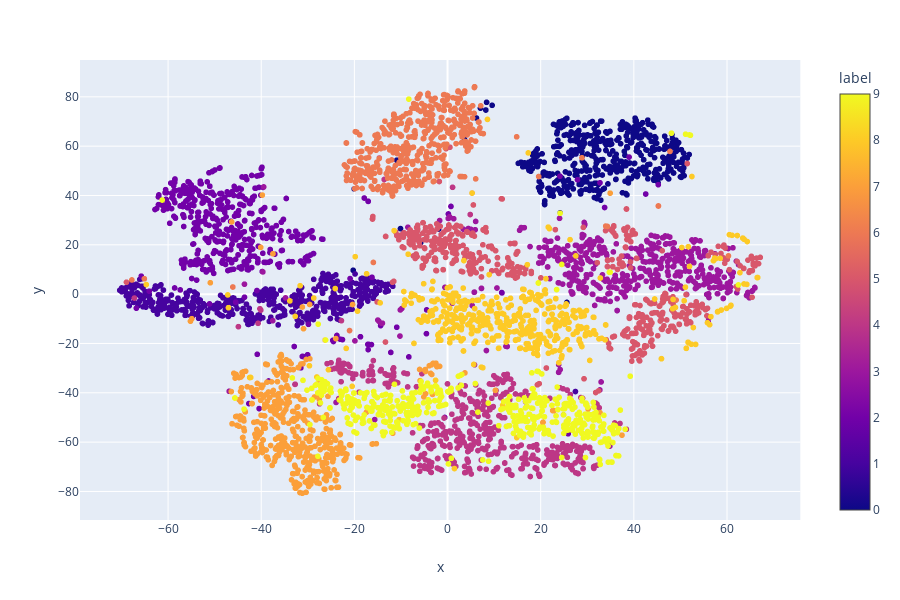

Notebook code cell kept with this figure:
### Code cell
px.scatter(data_frame=tsne_df,x='x',y='y',color='label')

### Figure 1 — Plotly figure (JSON) as saved in the notebook; plotly's stock layout.template omitted (floating-point values rounded to 4 significant figures; data arrays with more than 128 entries replaced by an {"elided": "..."} marker saying what was removed)
{"data": [{"hoverlabel": {"namelength": 0}, "hovertemplate": "x=%{x}<br>y=%{y}<br>label=%{marker.color}", "legendgroup": "", "marker": {"color": {"elided": "5000 int values"}, "coloraxis": "coloraxis", "symbol": "circle"}, "mode": "markers", "name": "", "showlegend": false, "type": "scattergl", "x": {"elided": "5000 float values"}, "xaxis": "x", "y": {"elided": "5000 float values"}, "yaxis": "y"}], "layout": {"coloraxis": {"colorbar": {"title": {"text": "label"}}, "colorscale": [[0, "#0d0887"], [0.1111, "#46039f"], [0.2222, "#7201a8"], [0.3333, "#9c179e"], [0.4444, "#bd3786"], [0.5556, "#d8576b"], [0.6667, "#ed7953"], [0.7778, "#fb9f3a"], [0.8889, "#fdca26"], [1, "#f0f921"]]}, "height": 600, "legend": {"tracegroupgap": 0}, "margin": {"t": 60}, "xaxis": {"anchor": "y", "domain": [0, 0.98], "title": {"text": "x"}}, "yaxis": {"anchor": "x", "domain": [0, 1], "title": {"text": "y"}}}}
